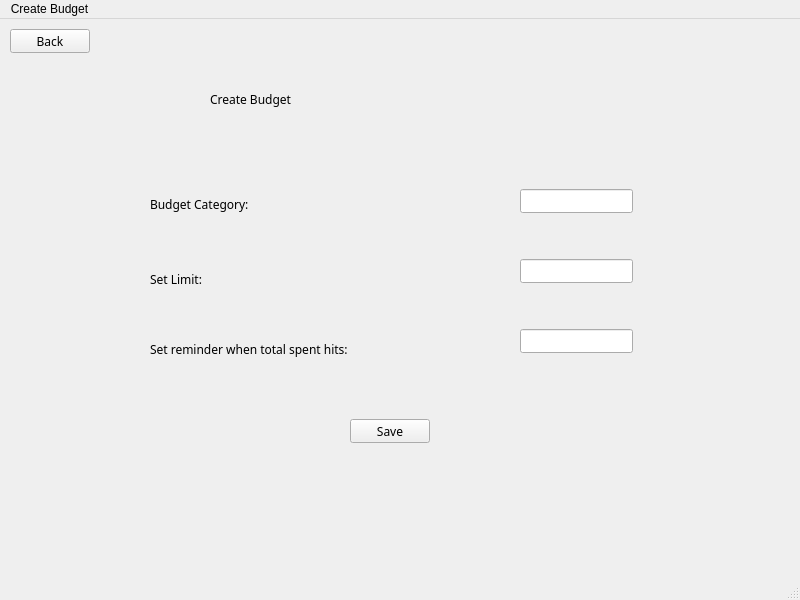
<?xml version="1.0" encoding="UTF-8"?>
<ui version="4.0">
 <class>cBudget</class>
 <widget class="QMainWindow" name="cBudget">
  <property name="geometry">
   <rect>
    <x>0</x>
    <y>0</y>
    <width>800</width>
    <height>600</height>
   </rect>
  </property>
  <property name="windowTitle">
   <string>MainWindow</string>
  </property>
  <widget class="QWidget" name="centralwidget">
   <widget class="QPushButton" name="pushButton">
    <property name="geometry">
     <rect>
      <x>10</x>
      <y>10</y>
      <width>80</width>
      <height>24</height>
     </rect>
    </property>
    <property name="font">
     <font>
      <family>Cascadia Code</family>
     </font>
    </property>
    <property name="text">
     <string>Back</string>
    </property>
   </widget>
   <widget class="QLabel" name="label">
    <property name="geometry">
     <rect>
      <x>150</x>
      <y>170</y>
      <width>191</width>
      <height>31</height>
     </rect>
    </property>
    <property name="font">
     <font>
      <family>Cascadia Code</family>
     </font>
    </property>
    <property name="text">
     <string>Budget Category:</string>
    </property>
   </widget>
   <widget class="QLabel" name="label_2">
    <property name="geometry">
     <rect>
      <x>150</x>
      <y>240</y>
      <width>191</width>
      <height>41</height>
     </rect>
    </property>
    <property name="font">
     <font>
      <family>Cascadia Code</family>
     </font>
    </property>
    <property name="text">
     <string>Set Limit:</string>
    </property>
   </widget>
   <widget class="QLabel" name="label_3">
    <property name="geometry">
     <rect>
      <x>150</x>
      <y>310</y>
      <width>321</width>
      <height>41</height>
     </rect>
    </property>
    <property name="font">
     <font>
      <family>Cascadia Code</family>
     </font>
    </property>
    <property name="text">
     <string>Set reminder when total spent hits:</string>
    </property>
   </widget>
   <widget class="QLabel" name="label_4">
    <property name="geometry">
     <rect>
      <x>210</x>
      <y>40</y>
      <width>481</width>
      <height>81</height>
     </rect>
    </property>
    <property name="font">
     <font>
      <family>Cascadia Code</family>
     </font>
    </property>
    <property name="text">
     <string>Create Budget</string>
    </property>
   </widget>
   <widget class="QLineEdit" name="lineEdit">
    <property name="geometry">
     <rect>
      <x>520</x>
      <y>170</y>
      <width>113</width>
      <height>24</height>
     </rect>
    </property>
    <property name="font">
     <font>
      <family>Cascadia Code</family>
     </font>
    </property>
   </widget>
   <widget class="QLineEdit" name="lineEdit_2">
    <property name="geometry">
     <rect>
      <x>520</x>
      <y>240</y>
      <width>113</width>
      <height>24</height>
     </rect>
    </property>
    <property name="font">
     <font>
      <family>Cascadia Code</family>
     </font>
    </property>
   </widget>
   <widget class="QLineEdit" name="lineEdit_3">
    <property name="geometry">
     <rect>
      <x>520</x>
      <y>310</y>
      <width>113</width>
      <height>24</height>
     </rect>
    </property>
    <property name="font">
     <font>
      <family>Cascadia Code</family>
     </font>
    </property>
   </widget>
   <widget class="QPushButton" name="pushButton_2">
    <property name="geometry">
     <rect>
      <x>350</x>
      <y>400</y>
      <width>80</width>
      <height>24</height>
     </rect>
    </property>
    <property name="font">
     <font>
      <family>Cascadia Code</family>
     </font>
    </property>
    <property name="text">
     <string>Save</string>
    </property>
   </widget>
  </widget>
  <widget class="QMenuBar" name="menubar">
   <property name="geometry">
    <rect>
     <x>0</x>
     <y>0</y>
     <width>800</width>
     <height>21</height>
    </rect>
   </property>
   <widget class="QMenu" name="menuCreate_Budget">
    <property name="title">
     <string>Create Budget</string>
    </property>
   </widget>
   <addaction name="menuCreate_Budget"/>
  </widget>
  <widget class="QStatusBar" name="statusbar"/>
 </widget>
 <resources/>
 <connections/>
</ui>
